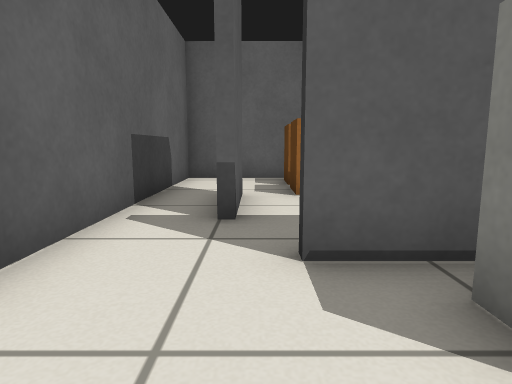
view 1 (above)

12 first-person views from a walk through a Gazebo world. The camera is 0.5 m above the floor, tilts 8° down and sees 75° across. The floor is counted in squares, 0.5 m on a side. Each view is taken from the middle of a square. On the plan, view 1 faces up. The plan holds only what a view shows up to about 12 squares ahead; the rest is blank.

view 2
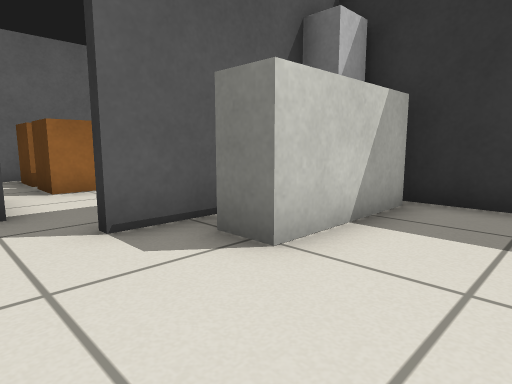

view 3
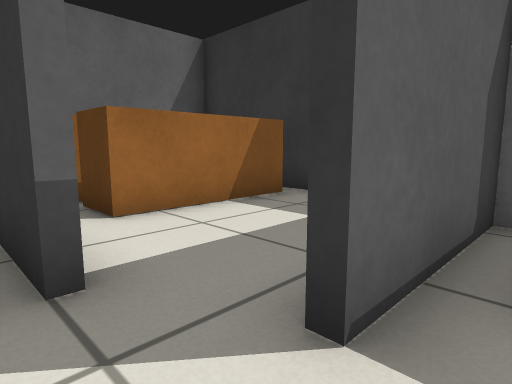

view 4
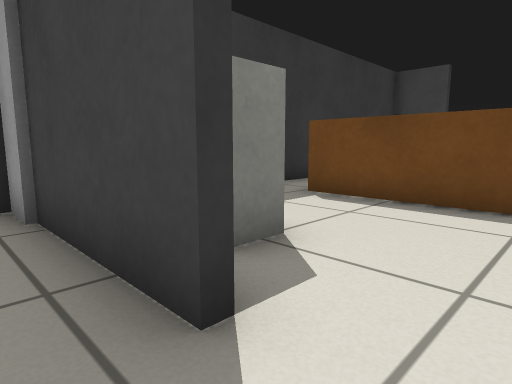

view 5
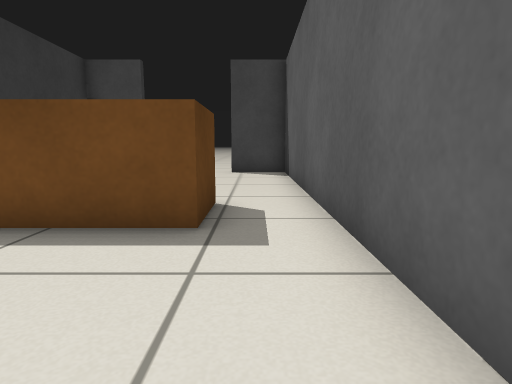

view 6
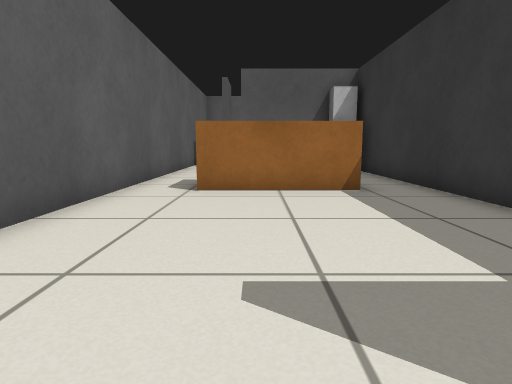

view 7
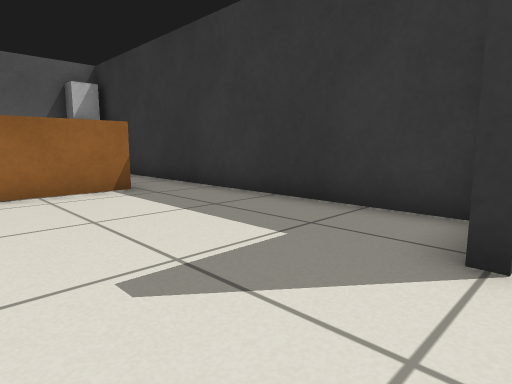

view 8
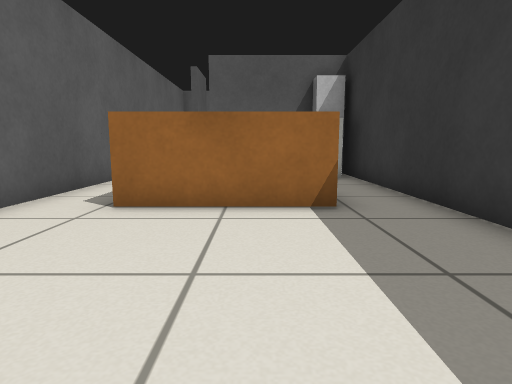

view 9
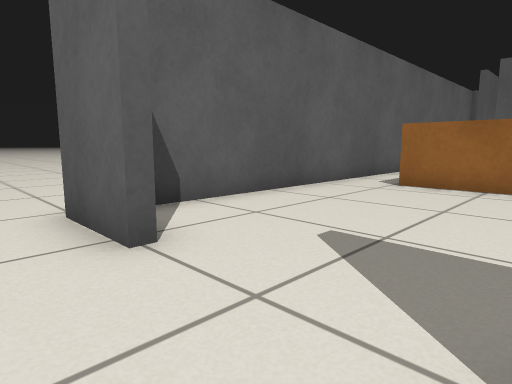

view 10
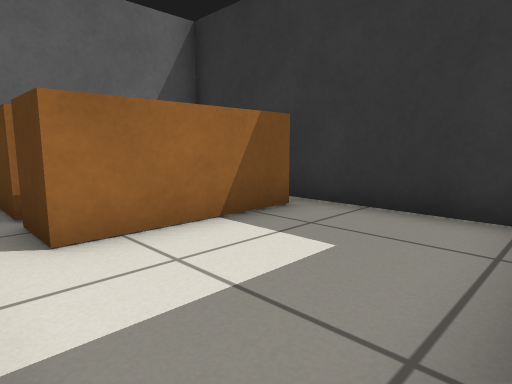

view 11
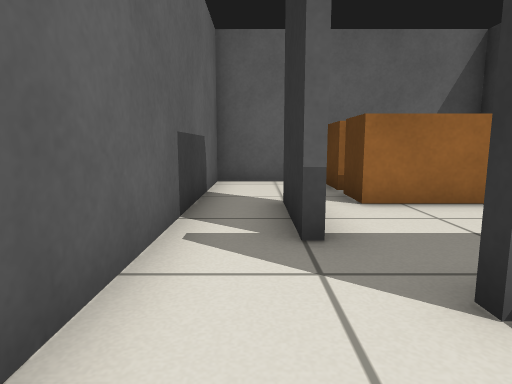

view 12
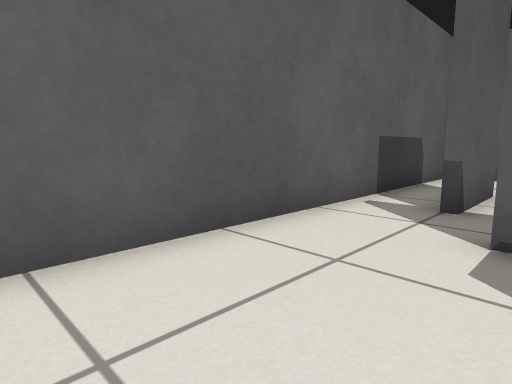

### Floor plan
Points are (right, up) in squares from view 1. A wall is a line through its corners. A room is listed if a view was taken in it or the views show most of it. See-through windows are left out.
Room 1 (views 1, 2, 3, 4, 5, 8, 10, 11, 12)
walls: (3.5, 2.8) (0.4, 2.8); (0.4, 3) (3.5, 3); (5.1, 3) (5.1, 10.2) (-2.1, 10.2) (-2.1, -10.3) (-0.1, -10.3); (-0.3, 6.9) (-0.3, 4.4); (3, -10.3) (5.1, -10.3) (5.1, 2.9)
ways out: opening at (1.5, -10) to room 2
objects: brown box (0, -3) to (3, -2); brown box (1, 7) to (4, 8); brown box (1, 9) to (4, 9); counter (2, 1) to (4, 2); fridge (4, 2) to (4, 3)
Room 2 (views 6, 7, 9)
walls: (-0.1, -10.3) (-0.1, -10.6)
ways out: opening at (1.5, -10) to room 1; opening at (-1.5, -11.5)

Positions as (right, up) in squares from view 1, and headings:
1: (0, 0), facing up
2: (-1, -1), facing up-right
3: (-1, 2), facing up-right
4: (-1, 4), facing down-right
5: (-1, 2), facing down
6: (1, -11), facing up
7: (0, -11), facing up-right
8: (2, -9), facing up
9: (3, -12), facing up-left
10: (0, 3), facing up-right
11: (-1, 1), facing up
12: (1, -1), facing up-left
